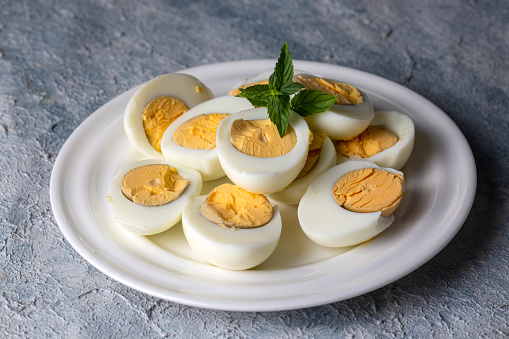
#> input picture opencv/assets/Eggs.jpg, 509 x 339 px, found by its file name
$ python line_rect.py
#> lines starting #> are read from the running program, lines starting #| are printed output that depends on the picture
import cv2

image = cv2.imread(r"..\assets\Eggs.jpg")
#> image is the input picture: shape (339, 509, 3); mean B, G, R 134.2, 140.3, 143.8

if image is not None:
    pt1 = (10, 330)
    pt2 = (500, 10)

    ptr1 = (10, 10)
    ptr2 = (500, 330)

    color = (200, 100, 100)
    thickness = 6
    cv2.line(image, pt1, pt2, color, thickness)
    cv2.rectangle(image, ptr1, ptr2, color, thickness)
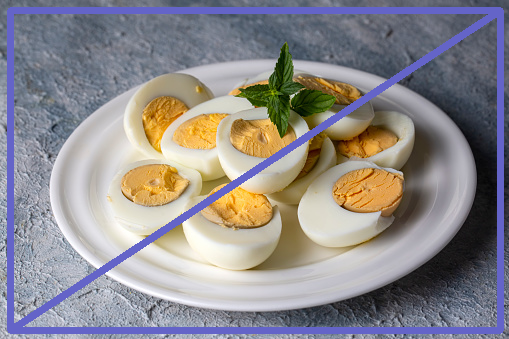
#> image: shape (339, 509, 3); mean B, G, R 140, 137.5, 141.2
    cv2.imshow("image with line and rect", image)
    cv2.imwrite("With_line_rect.jpg", image)
    cv2.waitKey(0)
    cv2.destroyAllWindows()
else:
    print("No image found.")

$ run again, with opencv/assets/bird.jpg copied over opencv/assets/Eggs.jpg
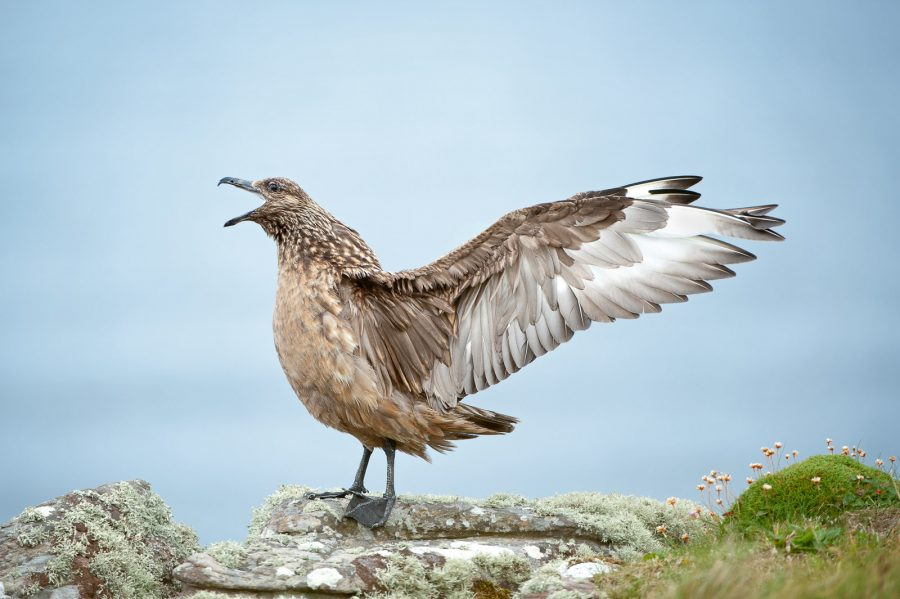
#> input picture opencv/assets/bird.jpg, 900 x 599 px, found by its file name
#> image is the input picture: shape (599, 900, 3); mean B, G, R 196.1, 191, 174.4
#> `cv2.rectangle(image, ptr1, ptr2, color, thickness)`:
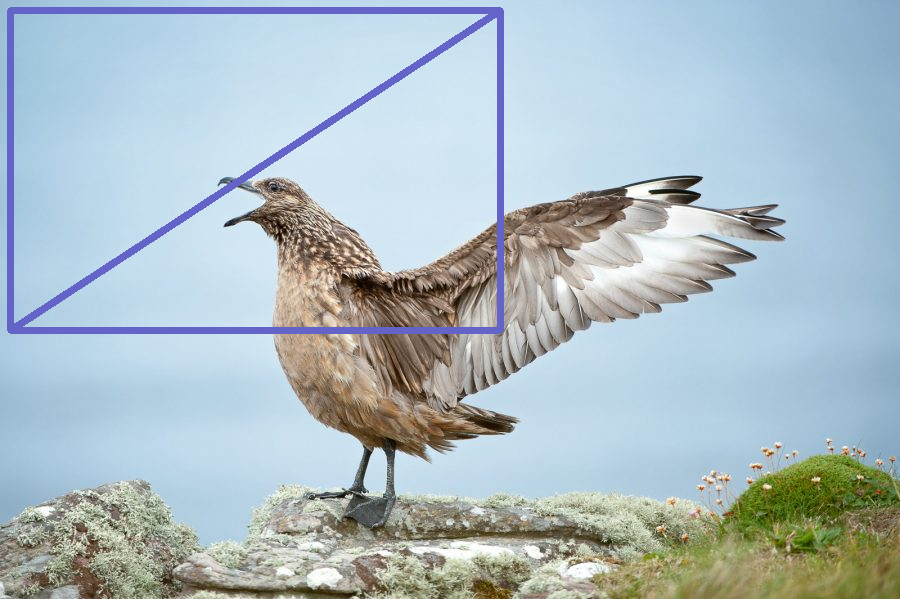
#> image: shape (599, 900, 3); mean B, G, R 195.5, 188, 171.9

$ run again, with opencv/assets/camel.jpg copied over opencv/assets/Eggs.jpg
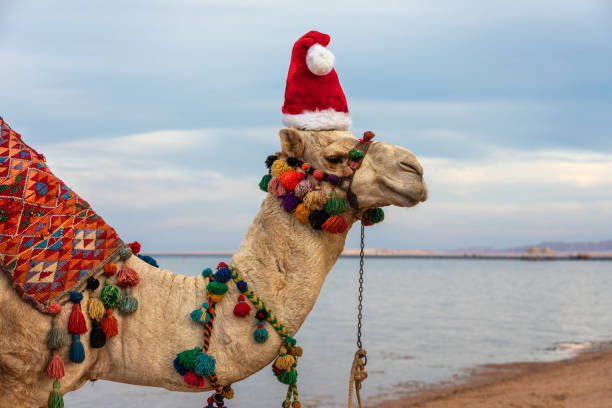
#> input picture opencv/assets/camel.jpg, 612 x 408 px, found by its file name
#> image is the input picture: shape (408, 612, 3); mean B, G, R 160.6, 161.8, 168.9
#> `cv2.rectangle(image, ptr1, ptr2, color, thickness)`:
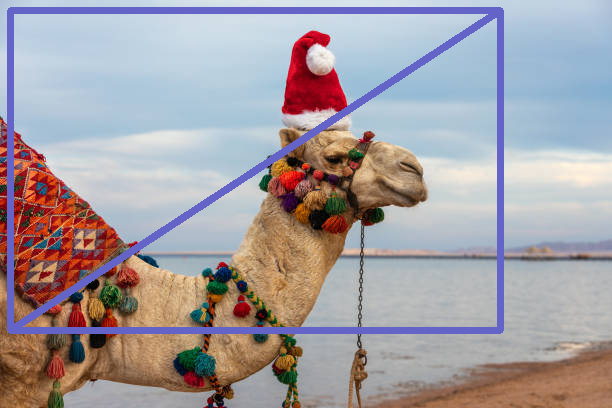
#> image: shape (408, 612, 3); mean B, G, R 162.9, 157.8, 164.4
